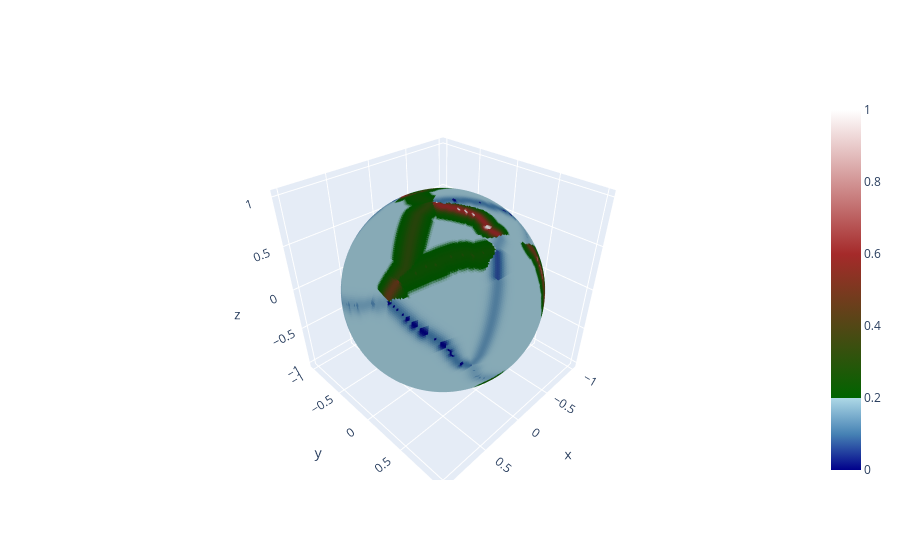

This figure's notebook cell:
### Code cell
import plotly.graph_objects as go

fig = go.Figure(data=[
    go.Mesh3d(
        x=x, y=y, z=z,
        i=i, j=j, k=k,
        intensity=intensity,
        intensitymode='cell',
        colorscale=colorscale,
        showscale=True,
        flatshading=True
    )
])

fig.show()

### Figure 1 — Plotly figure (JSON) as saved in the notebook; plotly's stock layout.template omitted (floating-point values rounded to 4 significant figures; data arrays with more than 128 entries replaced by an {"elided": "..."} marker saying what was removed)
{"data": [{"colorscale": [[0, "darkblue"], [0.09976, "steelblue"], [0.1995, "lightblue"], [0.2005, "darkgreen"], [0.5998, "brown"], [1, "white"]], "flatshading": true, "i": {"elided": "72000 int values"}, "intensity": {"elided": "72000 float values"}, "intensitymode": "cell", "j": {"elided": "72000 int values"}, "k": {"elided": "72000 int values"}, "showscale": true, "type": "mesh3d", "x": {"elided": "36002 float values"}, "y": {"elided": "36002 float values"}, "z": {"elided": "36002 float values"}}], "layout": {}}
